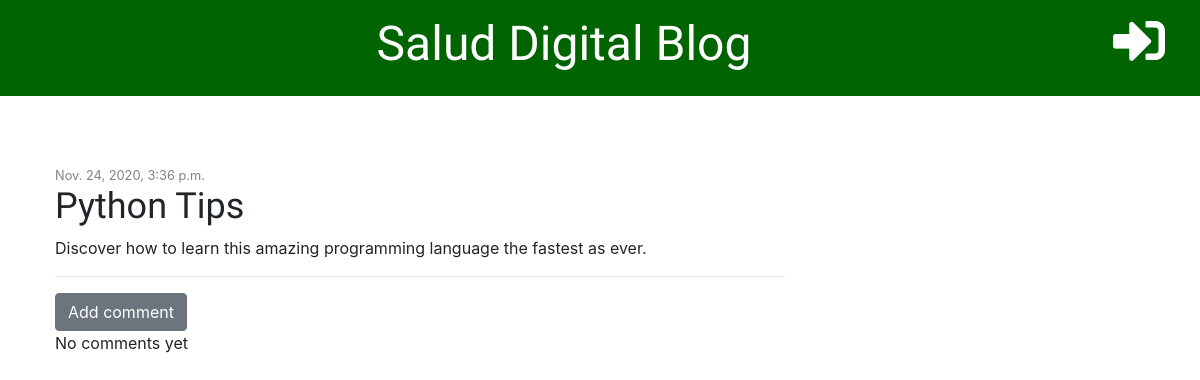
The app's page /post/1/ with its own data.
### blog/models.py (models this page shows, shortened)
class Post(models.Model):
    author = models.ForeignKey('auth.User', on_delete=models.CASCADE)
    title = models.CharField(max_length=200)
    text = models.TextField()
    date = models.DateTimeField(default=timezone.now)
    published_date = models.DateTimeField(blank=True, null=True)

### blog/views.py (the view)
# urls.py: path('post/<int:pk>/', views.post_detail, name='post_detail'),
def post_detail(request, pk):
    post = get_object_or_404(Post, pk=pk)
    stuff_for_frontend = {'post' : post}
    return render(request, 'blog/post_detail.html', stuff_for_frontend)

### blog/templates/blog/post_detail.html (shortened to what this page needs)
{% extends 'blog/base.html' %}
{% block content %}
    <div class="posts">
            {% if post.published_date %}
                <div class="date">
                {{ post.published_date }}
                </div>
            {% else %}
                <button><a href="{% url 'post_publish' pk=post.pk %}" class="btn btn-primary">Publish</a></button>
            {% endif %}
        <h2>{{post.title}}</h2>
        <p>{{post.text|linebreaksbr}}</p>
    </div>
    <hr>
    <a href="{% url 'add_comment_to_post' pk=post.pk %}" class="btn btn-secondary">Add comment</a>
    {% for comment in post.comments.all %}
        <div class="comment">
            <div class="date">
                {{comment.date}}
            </div>
            <a href="{% url 'comment_remove' pk=comment.pk %}" class="btn btn-danger"><i class="fas fa-trash-alt"></i></a>
            <strong>{{comment.author}}</strong>
            <p>{{comment.text}} </p>
        </div>
        {% empty %}
            <p>No comments yet</p>
    {% endfor %}
{% endblock %}

### blog/static/css/blog.css (style rules this page uses)
h1, h2, h3, h4 { font-family: 'Tangerine', 'Inconsolata', 'Droid Sans', serif; font-size: 36px; }
.date { color: #828282; font-size: 0.8em; }
.posts { margin-top: 70px; }

### records on screen
Post: published_date "Nov. 24, 2020, 3:36 p.m.", title "Python Tips", text "Discover how to learn this amazing programming language the fastest as ever."
